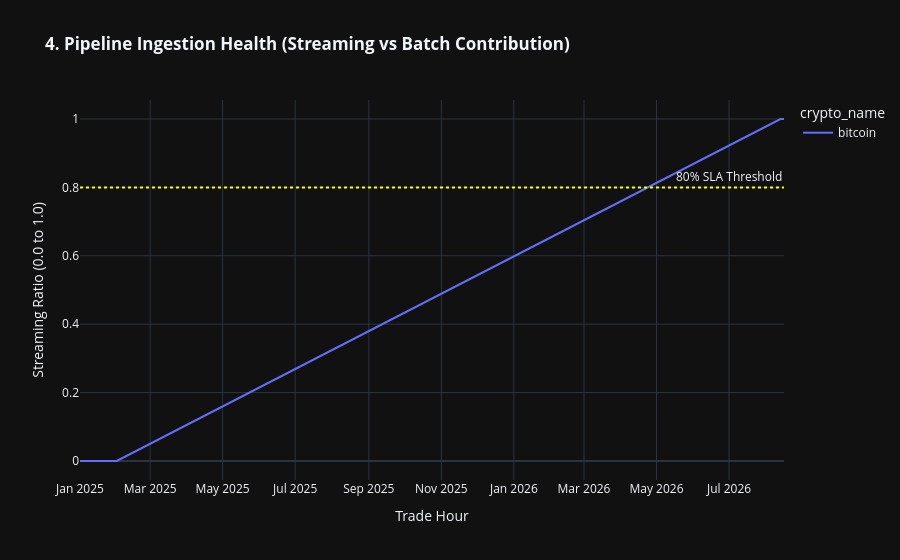

The notebook cell this image was saved under:
### Code cell
fig_pipeline_ingestion_health = px.line(
    df,
    x="trade_hour",
    y="streaming_pipeline_health",
    color="crypto_name",
    title="<b>4. Pipeline Ingestion Health (Streaming vs Batch Contribution)</b>",
    labels={
        "streaming_pipeline_health": "Streaming Ratio (0.0 to 1.0)",
        "trade_hour": "Trade Hour",
    },
    template="plotly_dark",
)

# 80% SLA Threshold Line
fig_pipeline_ingestion_health.add_hline(
    y=0.8,
    line_dash="dot",
    line_color="yellow",
    annotation_text="80% SLA Threshold",
)

fig_pipeline_ingestion_health.show()

### Figure 1 — Plotly figure (JSON) as saved in the notebook; plotly's stock layout.template omitted (floating-point values rounded to 4 significant figures; data arrays with more than 128 entries replaced by an {"elided": "..."} marker saying what was removed)
{"data": [{"hovertemplate": "crypto_name=bitcoin<br>Trade Hour=%{x}<br>Streaming Ratio (0.0 to 1.0)=%{y}<extra></extra>", "legendgroup": "bitcoin", "line": {"color": "#636efa", "dash": "solid"}, "marker": {"symbol": "circle"}, "mode": "lines", "name": "bitcoin", "orientation": "v", "showlegend": true, "type": "scatter", "x": {"elided": "817 str values"}, "xaxis": "x", "y": {"elided": "817 float values"}, "yaxis": "y"}], "layout": {"annotations": [{"showarrow": false, "text": "80% SLA Threshold", "x": 1, "xanchor": "right", "xref": "x domain", "y": 0.8, "yanchor": "bottom", "yref": "y"}], "legend": {"title": {"text": "crypto_name"}, "tracegroupgap": 0}, "shapes": [{"line": {"color": "yellow", "dash": "dot"}, "type": "line", "x0": 0, "x1": 1, "xref": "x domain", "y0": 0.8, "y1": 0.8, "yref": "y"}], "title": {"text": "<b>4. Pipeline Ingestion Health (Streaming vs Batch Contribution)</b>"}, "xaxis": {"anchor": "y", "domain": [0, 1], "title": {"text": "Trade Hour"}}, "yaxis": {"anchor": "x", "domain": [0, 1], "title": {"text": "Streaming Ratio (0.0 to 1.0)"}}}}
